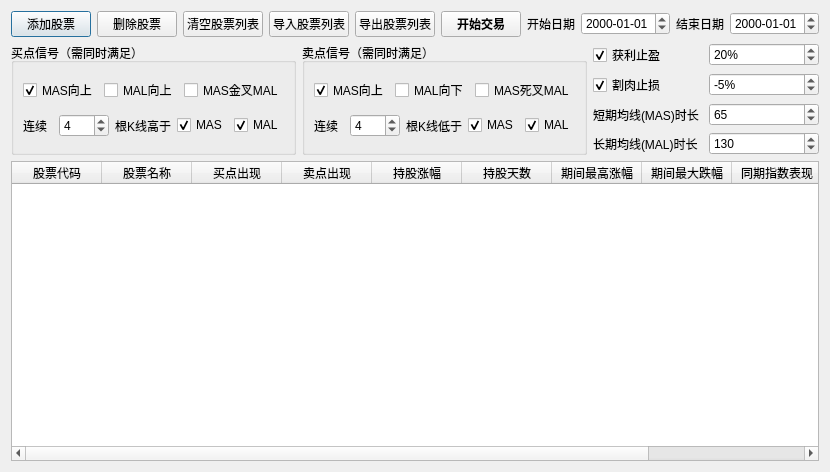
<?xml version="1.0" encoding="UTF-8"?>
<ui version="4.0">
 <class>FifteenMinTrader</class>
 <widget class="QDialog" name="FifteenMinTrader">
  <property name="geometry">
   <rect>
    <x>0</x>
    <y>0</y>
    <width>815</width>
    <height>472</height>
   </rect>
  </property>
  <property name="windowTitle">
   <string>15分钟K线选股交易</string>
  </property>
  <layout class="QVBoxLayout" name="verticalLayout_4">
   <item>
    <layout class="QHBoxLayout" name="horizontalLayout">
     <item>
      <widget class="QPushButton" name="btnAddStock">
       <property name="font">
        <font>
         <family>Helvetica</family>
         <pointsize>9</pointsize>
        </font>
       </property>
       <property name="text">
        <string>添加股票</string>
       </property>
      </widget>
     </item>
     <item>
      <widget class="QPushButton" name="btnRemoveStock">
       <property name="font">
        <font>
         <family>Helvetica</family>
         <pointsize>9</pointsize>
        </font>
       </property>
       <property name="text">
        <string>删除股票</string>
       </property>
      </widget>
     </item>
     <item>
      <widget class="QPushButton" name="btnClearStocks">
       <property name="font">
        <font>
         <family>Helvetica</family>
         <pointsize>9</pointsize>
        </font>
       </property>
       <property name="text">
        <string>清空股票列表</string>
       </property>
      </widget>
     </item>
     <item>
      <widget class="QPushButton" name="btnImportStockList">
       <property name="font">
        <font>
         <family>Helvetica</family>
         <pointsize>9</pointsize>
        </font>
       </property>
       <property name="text">
        <string>导入股票列表</string>
       </property>
      </widget>
     </item>
     <item>
      <widget class="QPushButton" name="btnExportStockList">
       <property name="font">
        <font>
         <family>Helvetica</family>
         <pointsize>9</pointsize>
        </font>
       </property>
       <property name="text">
        <string>导出股票列表</string>
       </property>
      </widget>
     </item>
     <item>
      <widget class="QPushButton" name="btnStartTrading">
       <property name="font">
        <font>
         <pointsize>9</pointsize>
         <weight>75</weight>
         <bold>true</bold>
        </font>
       </property>
       <property name="text">
        <string>开始交易</string>
       </property>
      </widget>
     </item>
     <item>
      <widget class="QLabel" name="lblStartDate">
       <property name="maximumSize">
        <size>
         <width>100</width>
         <height>16777215</height>
        </size>
       </property>
       <property name="font">
        <font>
         <family>Helvetica</family>
         <pointsize>9</pointsize>
        </font>
       </property>
       <property name="text">
        <string>开始日期</string>
       </property>
      </widget>
     </item>
     <item>
      <widget class="QDateEdit" name="dteStart">
       <property name="specialValueText">
        <string/>
       </property>
       <property name="displayFormat">
        <string>yyyy-MM-dd</string>
       </property>
      </widget>
     </item>
     <item>
      <widget class="QLabel" name="lblEndDate">
       <property name="maximumSize">
        <size>
         <width>100</width>
         <height>16777215</height>
        </size>
       </property>
       <property name="font">
        <font>
         <family>Helvetica</family>
         <pointsize>9</pointsize>
        </font>
       </property>
       <property name="text">
        <string>结束日期</string>
       </property>
      </widget>
     </item>
     <item>
      <widget class="QDateEdit" name="dteEnd">
       <property name="specialValueText">
        <string/>
       </property>
       <property name="displayFormat">
        <string>yyyy-MM-dd</string>
       </property>
      </widget>
     </item>
    </layout>
   </item>
   <item>
    <layout class="QHBoxLayout" name="horizontalLayout_6">
     <item>
      <widget class="QGroupBox" name="grpBuySignal">
       <property name="font">
        <font>
         <family>Helvetica</family>
         <pointsize>9</pointsize>
        </font>
       </property>
       <property name="title">
        <string>买点信号（需同时满足）</string>
       </property>
       <layout class="QVBoxLayout" name="verticalLayout_2">
        <item>
         <layout class="QHBoxLayout" name="horizontalLayout_3">
          <item>
           <widget class="QCheckBox" name="cbxBuySignalMASUp">
            <property name="text">
             <string>MAS向上</string>
            </property>
            <property name="checked">
             <bool>true</bool>
            </property>
           </widget>
          </item>
          <item>
           <widget class="QCheckBox" name="cbxBuySignalMALUp">
            <property name="text">
             <string>MAL向上</string>
            </property>
            <property name="checked">
             <bool>false</bool>
            </property>
           </widget>
          </item>
          <item>
           <widget class="QCheckBox" name="cbxBuySignalGoldCross">
            <property name="text">
             <string>MAS金叉MAL</string>
            </property>
            <property name="checked">
             <bool>false</bool>
            </property>
           </widget>
          </item>
         </layout>
        </item>
        <item>
         <layout class="QHBoxLayout" name="horizontalLayout_2">
          <item>
           <widget class="QLabel" name="lblContinuousHigherThanMA">
            <property name="maximumSize">
             <size>
              <width>30</width>
              <height>16777215</height>
             </size>
            </property>
            <property name="text">
             <string>连续</string>
            </property>
           </widget>
          </item>
          <item>
           <widget class="QSpinBox" name="spbBuySignalMAStayPeriod">
            <property name="enabled">
             <bool>true</bool>
            </property>
            <property name="font">
             <font>
              <family>Helvetica</family>
              <pointsize>9</pointsize>
             </font>
            </property>
            <property name="suffix">
             <string/>
            </property>
            <property name="minimum">
             <number>1</number>
            </property>
            <property name="maximum">
             <number>10</number>
            </property>
            <property name="singleStep">
             <number>1</number>
            </property>
            <property name="value">
             <number>4</number>
            </property>
           </widget>
          </item>
          <item>
           <widget class="QLabel" name="lblContinuousHigherThanMA_2">
            <property name="text">
             <string>根K线高于</string>
            </property>
           </widget>
          </item>
          <item>
           <widget class="QCheckBox" name="cbxBuySignalHigherThanMAS">
            <property name="text">
             <string>MAS</string>
            </property>
            <property name="checked">
             <bool>true</bool>
            </property>
           </widget>
          </item>
          <item>
           <widget class="QCheckBox" name="cbxBuySignalHigherThanMAL">
            <property name="text">
             <string>MAL</string>
            </property>
            <property name="checked">
             <bool>true</bool>
            </property>
           </widget>
          </item>
         </layout>
        </item>
       </layout>
      </widget>
     </item>
     <item>
      <widget class="QGroupBox" name="grpSellSignal">
       <property name="font">
        <font>
         <family>Helvetica</family>
         <pointsize>9</pointsize>
        </font>
       </property>
       <property name="title">
        <string>卖点信号（需同时满足）</string>
       </property>
       <layout class="QVBoxLayout" name="verticalLayout_3">
        <item>
         <layout class="QHBoxLayout" name="horizontalLayout_4">
          <item>
           <widget class="QCheckBox" name="cbxSellSignalMASDown">
            <property name="text">
             <string>MAS向上</string>
            </property>
            <property name="checked">
             <bool>true</bool>
            </property>
           </widget>
          </item>
          <item>
           <widget class="QCheckBox" name="cbxSellSignalMALDown">
            <property name="text">
             <string>MAL向下</string>
            </property>
            <property name="checked">
             <bool>false</bool>
            </property>
           </widget>
          </item>
          <item>
           <widget class="QCheckBox" name="cbxSellSignalDeadCross">
            <property name="text">
             <string>MAS死叉MAL</string>
            </property>
            <property name="checked">
             <bool>false</bool>
            </property>
           </widget>
          </item>
         </layout>
        </item>
        <item>
         <layout class="QHBoxLayout" name="horizontalLayout_5">
          <item>
           <widget class="QLabel" name="lblContinuousHigherThanMA_3">
            <property name="maximumSize">
             <size>
              <width>30</width>
              <height>16777215</height>
             </size>
            </property>
            <property name="text">
             <string>连续</string>
            </property>
           </widget>
          </item>
          <item>
           <widget class="QSpinBox" name="spbSellSignalMAStayPeriod">
            <property name="enabled">
             <bool>true</bool>
            </property>
            <property name="font">
             <font>
              <family>Helvetica</family>
              <pointsize>9</pointsize>
             </font>
            </property>
            <property name="suffix">
             <string/>
            </property>
            <property name="minimum">
             <number>1</number>
            </property>
            <property name="maximum">
             <number>10</number>
            </property>
            <property name="singleStep">
             <number>1</number>
            </property>
            <property name="value">
             <number>4</number>
            </property>
           </widget>
          </item>
          <item>
           <widget class="QLabel" name="lblContinuousLowerThanMA">
            <property name="text">
             <string>根K线低于</string>
            </property>
           </widget>
          </item>
          <item>
           <widget class="QCheckBox" name="cbxSellSignalLowerThanMAS">
            <property name="text">
             <string>MAS</string>
            </property>
            <property name="checked">
             <bool>true</bool>
            </property>
           </widget>
          </item>
          <item>
           <widget class="QCheckBox" name="cbxSellSignalLowerThanMAL">
            <property name="text">
             <string>MAL</string>
            </property>
            <property name="checked">
             <bool>true</bool>
            </property>
           </widget>
          </item>
         </layout>
        </item>
       </layout>
      </widget>
     </item>
     <item>
      <layout class="QVBoxLayout" name="verticalLayout">
       <item>
        <layout class="QHBoxLayout" name="horizontalLayout_9">
         <item>
          <widget class="QCheckBox" name="cbxClearByEarning">
           <property name="font">
            <font>
             <family>Helvetica</family>
             <pointsize>9</pointsize>
            </font>
           </property>
           <property name="text">
            <string>获利止盈</string>
           </property>
           <property name="checked">
            <bool>true</bool>
           </property>
          </widget>
         </item>
         <item>
          <widget class="QSpinBox" name="spbClearEarning">
           <property name="font">
            <font>
             <family>Helvetica</family>
             <pointsize>9</pointsize>
            </font>
           </property>
           <property name="suffix">
            <string>%</string>
           </property>
           <property name="minimum">
            <number>0</number>
           </property>
           <property name="maximum">
            <number>10000</number>
           </property>
           <property name="singleStep">
            <number>1</number>
           </property>
           <property name="value">
            <number>20</number>
           </property>
          </widget>
         </item>
        </layout>
       </item>
       <item>
        <layout class="QHBoxLayout" name="horizontalLayout_10">
         <item>
          <widget class="QCheckBox" name="cbxClearByLosing">
           <property name="font">
            <font>
             <family>Helvetica</family>
             <pointsize>9</pointsize>
            </font>
           </property>
           <property name="text">
            <string>割肉止损</string>
           </property>
           <property name="checked">
            <bool>true</bool>
           </property>
          </widget>
         </item>
         <item>
          <widget class="QSpinBox" name="spbClearLosing">
           <property name="font">
            <font>
             <family>Helvetica</family>
             <pointsize>9</pointsize>
            </font>
           </property>
           <property name="suffix">
            <string>%</string>
           </property>
           <property name="minimum">
            <number>-100</number>
           </property>
           <property name="maximum">
            <number>0</number>
           </property>
           <property name="value">
            <number>-5</number>
           </property>
          </widget>
         </item>
        </layout>
       </item>
       <item>
        <layout class="QHBoxLayout" name="horizontalLayout_7">
         <item>
          <widget class="QLabel" name="lblMAPeriodShort">
           <property name="font">
            <font>
             <pointsize>9</pointsize>
            </font>
           </property>
           <property name="text">
            <string>短期均线(MAS)时长</string>
           </property>
          </widget>
         </item>
         <item>
          <widget class="QSpinBox" name="spbMAPeriodShort">
           <property name="enabled">
            <bool>true</bool>
           </property>
           <property name="font">
            <font>
             <family>Helvetica</family>
             <pointsize>9</pointsize>
            </font>
           </property>
           <property name="suffix">
            <string/>
           </property>
           <property name="minimum">
            <number>5</number>
           </property>
           <property name="maximum">
            <number>100</number>
           </property>
           <property name="singleStep">
            <number>1</number>
           </property>
           <property name="value">
            <number>65</number>
           </property>
          </widget>
         </item>
        </layout>
       </item>
       <item>
        <layout class="QHBoxLayout" name="horizontalLayout_8">
         <item>
          <widget class="QLabel" name="lblMAPeriodLong">
           <property name="font">
            <font>
             <pointsize>9</pointsize>
            </font>
           </property>
           <property name="text">
            <string>长期均线(MAL)时长</string>
           </property>
          </widget>
         </item>
         <item>
          <widget class="QSpinBox" name="spbMAPeriodLong">
           <property name="font">
            <font>
             <family>Helvetica</family>
             <pointsize>9</pointsize>
            </font>
           </property>
           <property name="suffix">
            <string/>
           </property>
           <property name="minimum">
            <number>20</number>
           </property>
           <property name="maximum">
            <number>5000</number>
           </property>
           <property name="singleStep">
            <number>1</number>
           </property>
           <property name="value">
            <number>130</number>
           </property>
          </widget>
         </item>
        </layout>
       </item>
      </layout>
     </item>
    </layout>
   </item>
   <item>
    <widget class="QTableWidget" name="tblStockList">
     <property name="font">
      <font>
       <family>Helvetica</family>
       <pointsize>9</pointsize>
      </font>
     </property>
     <property name="sortingEnabled">
      <bool>true</bool>
     </property>
     <attribute name="horizontalHeaderDefaultSectionSize">
      <number>90</number>
     </attribute>
     <attribute name="horizontalHeaderShowSortIndicator" stdset="0">
      <bool>true</bool>
     </attribute>
     <column>
      <property name="text">
       <string>股票代码</string>
      </property>
     </column>
     <column>
      <property name="text">
       <string>股票名称</string>
      </property>
     </column>
     <column>
      <property name="text">
       <string>买点出现</string>
      </property>
     </column>
     <column>
      <property name="text">
       <string>卖点出现</string>
      </property>
     </column>
     <column>
      <property name="text">
       <string>持股涨幅</string>
      </property>
     </column>
     <column>
      <property name="text">
       <string>持股天数</string>
      </property>
     </column>
     <column>
      <property name="text">
       <string>期间最高涨幅</string>
      </property>
     </column>
     <column>
      <property name="text">
       <string>期间最大跌幅</string>
      </property>
     </column>
     <column>
      <property name="text">
       <string>同期指数表现</string>
      </property>
     </column>
     <column>
      <property name="text">
       <string>跑赢指数</string>
      </property>
     </column>
    </widget>
   </item>
  </layout>
 </widget>
 <resources/>
 <connections/>
</ui>
